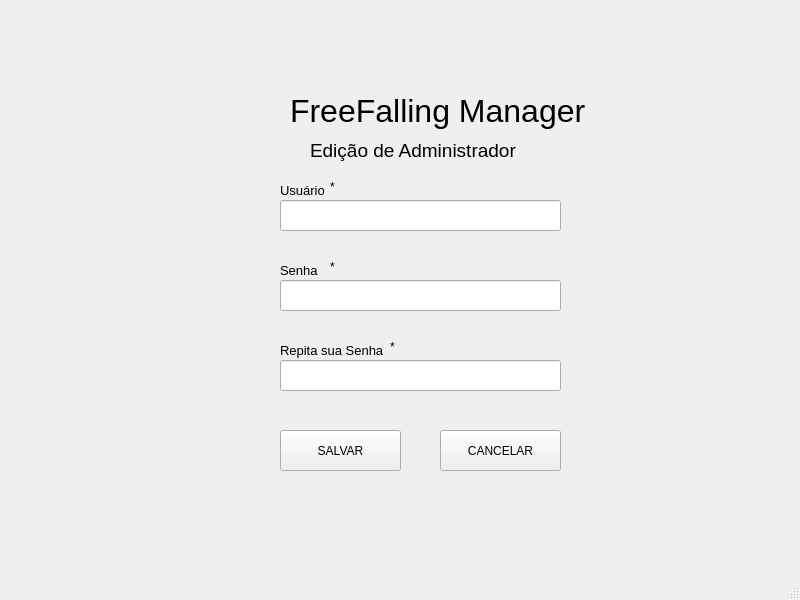
<?xml version="1.0" encoding="UTF-8"?>
<ui version="4.0">
 <class>MainWindow</class>
 <widget class="QMainWindow" name="MainWindow">
  <property name="geometry">
   <rect>
    <x>0</x>
    <y>0</y>
    <width>800</width>
    <height>600</height>
   </rect>
  </property>
  <property name="windowTitle">
   <string>MainWindow</string>
  </property>
  <widget class="QWidget" name="centralwidget">
   <widget class="QLabel" name="confirmPassError">
    <property name="geometry">
     <rect>
      <x>280</x>
      <y>390</y>
      <width>351</width>
      <height>16</height>
     </rect>
    </property>
    <property name="text">
     <string/>
    </property>
   </widget>
   <widget class="QLineEdit" name="passInput">
    <property name="geometry">
     <rect>
      <x>280</x>
      <y>280</y>
      <width>281</width>
      <height>31</height>
     </rect>
    </property>
    <property name="text">
     <string/>
    </property>
    <property name="echoMode">
     <enum>QLineEdit::Password</enum>
    </property>
   </widget>
   <widget class="QLabel" name="label_10">
    <property name="geometry">
     <rect>
      <x>280</x>
      <y>180</y>
      <width>51</width>
      <height>21</height>
     </rect>
    </property>
    <property name="font">
     <font>
      <pointsize>10</pointsize>
     </font>
    </property>
    <property name="text">
     <string>Usuário</string>
    </property>
   </widget>
   <widget class="QLabel" name="label_9">
    <property name="geometry">
     <rect>
      <x>330</x>
      <y>180</y>
      <width>47</width>
      <height>13</height>
     </rect>
    </property>
    <property name="text">
     <string>*</string>
    </property>
   </widget>
   <widget class="QLabel" name="label_7">
    <property name="geometry">
     <rect>
      <x>280</x>
      <y>260</y>
      <width>51</width>
      <height>21</height>
     </rect>
    </property>
    <property name="font">
     <font>
      <pointsize>10</pointsize>
     </font>
    </property>
    <property name="text">
     <string>Senha</string>
    </property>
   </widget>
   <widget class="QLabel" name="label_8">
    <property name="geometry">
     <rect>
      <x>390</x>
      <y>340</y>
      <width>47</width>
      <height>13</height>
     </rect>
    </property>
    <property name="text">
     <string>*</string>
    </property>
   </widget>
   <widget class="QLabel" name="subtitle">
    <property name="geometry">
     <rect>
      <x>310</x>
      <y>110</y>
      <width>301</width>
      <height>81</height>
     </rect>
    </property>
    <property name="font">
     <font>
      <pointsize>14</pointsize>
     </font>
    </property>
    <property name="text">
     <string>Edição de Administrador</string>
    </property>
   </widget>
   <widget class="QLineEdit" name="usernameInput_2">
    <property name="geometry">
     <rect>
      <x>280</x>
      <y>200</y>
      <width>281</width>
      <height>31</height>
     </rect>
    </property>
   </widget>
   <widget class="QPushButton" name="pushButton">
    <property name="geometry">
     <rect>
      <x>280</x>
      <y>430</y>
      <width>121</width>
      <height>41</height>
     </rect>
    </property>
    <property name="text">
     <string>SALVAR</string>
    </property>
   </widget>
   <widget class="QLabel" name="usernameError">
    <property name="geometry">
     <rect>
      <x>280</x>
      <y>230</y>
      <width>311</width>
      <height>16</height>
     </rect>
    </property>
    <property name="text">
     <string/>
    </property>
   </widget>
   <widget class="QLabel" name="label_11">
    <property name="geometry">
     <rect>
      <x>330</x>
      <y>260</y>
      <width>47</width>
      <height>13</height>
     </rect>
    </property>
    <property name="text">
     <string>*</string>
    </property>
   </widget>
   <widget class="QLineEdit" name="confirmPassInput">
    <property name="geometry">
     <rect>
      <x>280</x>
      <y>360</y>
      <width>281</width>
      <height>31</height>
     </rect>
    </property>
    <property name="text">
     <string/>
    </property>
    <property name="echoMode">
     <enum>QLineEdit::Password</enum>
    </property>
   </widget>
   <widget class="QLabel" name="passError">
    <property name="geometry">
     <rect>
      <x>280</x>
      <y>310</y>
      <width>281</width>
      <height>16</height>
     </rect>
    </property>
    <property name="text">
     <string/>
    </property>
   </widget>
   <widget class="QLabel" name="label_12">
    <property name="geometry">
     <rect>
      <x>280</x>
      <y>340</y>
      <width>111</width>
      <height>21</height>
     </rect>
    </property>
    <property name="font">
     <font>
      <pointsize>10</pointsize>
     </font>
    </property>
    <property name="text">
     <string>Repita sua Senha</string>
    </property>
   </widget>
   <widget class="QLabel" name="title">
    <property name="geometry">
     <rect>
      <x>290</x>
      <y>70</y>
      <width>301</width>
      <height>81</height>
     </rect>
    </property>
    <property name="font">
     <font>
      <pointsize>24</pointsize>
     </font>
    </property>
    <property name="text">
     <string>FreeFalling Manager</string>
    </property>
   </widget>
   <widget class="QPushButton" name="pushButton_2">
    <property name="geometry">
     <rect>
      <x>440</x>
      <y>430</y>
      <width>121</width>
      <height>41</height>
     </rect>
    </property>
    <property name="text">
     <string>CANCELAR</string>
    </property>
   </widget>
  </widget>
  <widget class="QMenuBar" name="menubar">
   <property name="geometry">
    <rect>
     <x>0</x>
     <y>0</y>
     <width>800</width>
     <height>21</height>
    </rect>
   </property>
  </widget>
  <widget class="QStatusBar" name="statusbar"/>
 </widget>
 <resources/>
 <connections/>
</ui>
